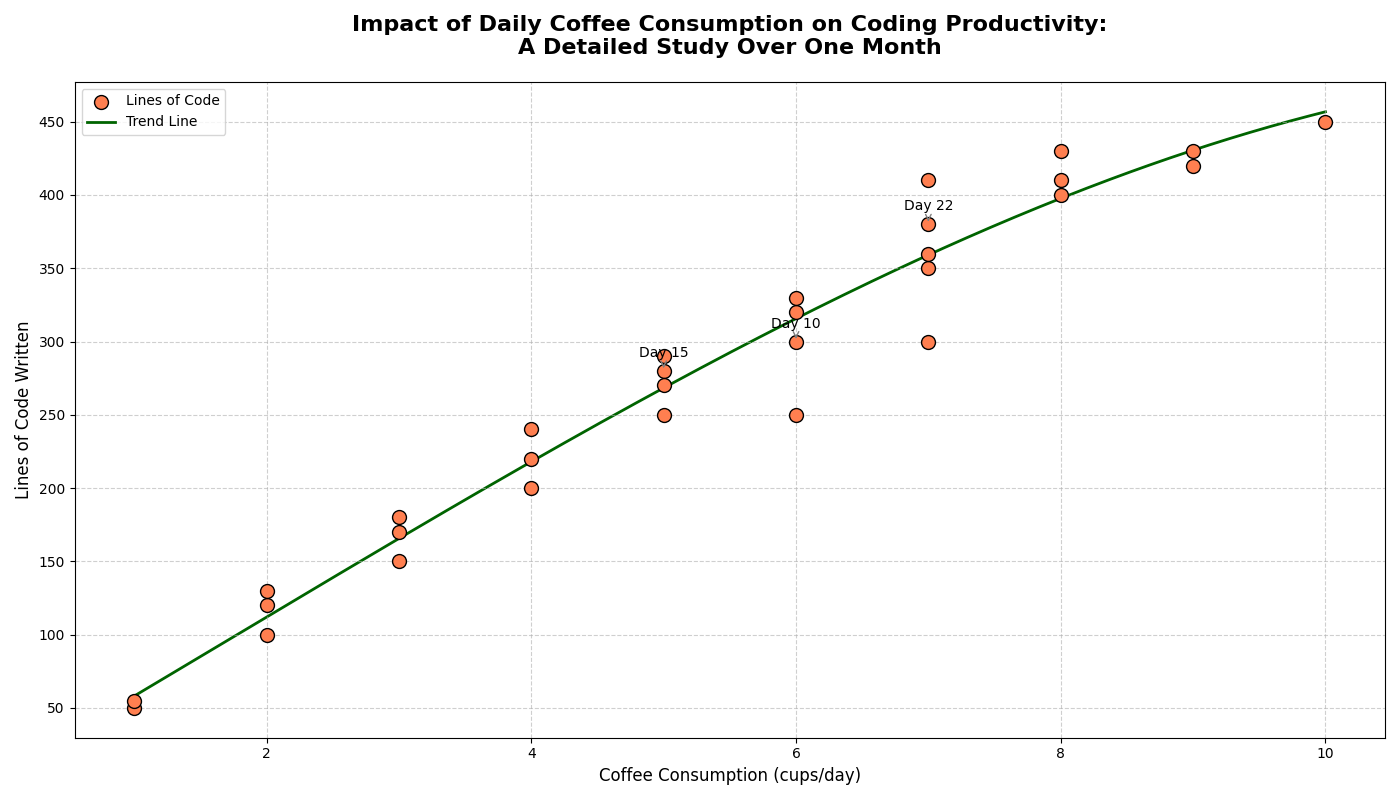

Write Python code to recreate this figure.
import matplotlib.pyplot as plt
import numpy as np

# Backstory: Studying the Correlation Between Coffee Consumption and Coding Productivity Over a Month
# Data for Coffee Consumption (cups) vs. Lines of Code Written

# Creating artificial but meaningful data 
days = np.arange(1, 31)  # Days of the month

# Coffee consumption in cups per day for a month
coffee_consumption = np.array([1, 2, 1, 3, 2, 3, 4, 2, 5, 6, 5, 4, 3, 6,
                               5, 5, 4, 7, 6, 7, 8, 7, 9, 8, 10, 9, 7, 8, 7, 6])

# Lines of code written each day
lines_of_code = np.array([50, 100, 55, 150, 120, 180, 200, 130, 250, 300, 290, 220, 170, 320,
                          280, 270, 240, 350, 330, 360, 400, 380, 430, 410, 450, 420, 410, 430, 300, 250])

# Create a figure and axis
fig, ax1 = plt.subplots(figsize=(14, 8))

# Scatter plot for Lines of Code Written
scatter = ax1.scatter(coffee_consumption, lines_of_code, color='coral', edgecolors='black', s=100, label='Lines of Code', zorder=2)

# Add a polynomial trend line (3rd degree)
z = np.polyfit(coffee_consumption, lines_of_code, 3)
p = np.poly1d(z)
trendline_x = np.linspace(coffee_consumption.min(), coffee_consumption.max(), 300)
trendline_y = p(trendline_x)
trend = ax1.plot(trendline_x, trendline_y, color='darkgreen', linestyle='-', linewidth=2, label='Trend Line', zorder=1)

# Titles and labels
plt.title("Impact of Daily Coffee Consumption on Coding Productivity:\nA Detailed Study Over One Month", fontsize=16, fontweight='bold', pad=20)
ax1.set_xlabel("Coffee Consumption (cups/day)", fontsize=12)
ax1.set_ylabel("Lines of Code Written", fontsize=12)

# Highlight specific observations
highlight_days = [10, 15, 22]  # Sample days for annotation
for day in highlight_days:
    ax1.annotate(f'Day {day}', 
                (coffee_consumption[day-1], lines_of_code[day-1]), 
                textcoords="offset points", 
                xytext=(0,10), 
                ha='center', 
                fontsize=10, 
                arrowprops=dict(arrowstyle='->', color='gray'))

# Grid and legends
ax1.grid(visible=True, linestyle='--', alpha=0.6)
scatter_legend = ax1.legend(loc='upper left', fontsize=10)

# Tight layout for better spacing
plt.tight_layout()

# Show plot
plt.show()
